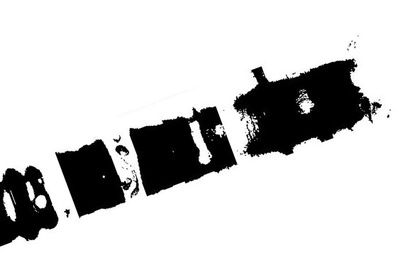
%> input picture correlation/image.jpg, 420 x 280 px, shrunk from 592 x 394 before the run
$ octave least_squares.m   (GNU Octave 9; MATLAB toolbox functions it lacks are replaced by stand-ins)
%> lines starting %> are read from the running program, lines starting %| are printed output that depends on the picture; in (x1, y1, x2, y2) boxes, pixels count from 0 and x2, y2 are one past the last pixel; in counts of white or black regions, pixels touching at a corner belong together; the program's own positions count from 1
% correlation par min moindres carres

clear all;
clc;

I=imread('image.jpg');
%> I is the input picture: size 280x420x3 uint8; min 0, max 255, mean 211.3

if (ndims(I)==3)
    I_gray=rgb2gray(I);
else
    I_gray=I;
end
I=I_gray;
figure;
imshow(I);

I=im2bw(I,0.3);   % Binarisation
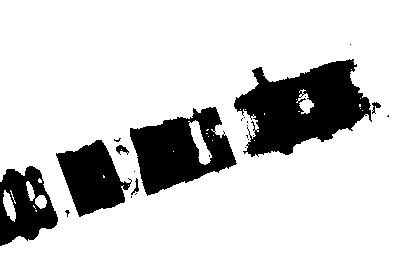
%> I: size 280x420 logical; 83.4% white; 24 black regions (17 under 20 px), largest, box (x1, y1, x2, y2) and area: (234, 59, 372, 157) 7856, (130, 107, 237, 196) 5316, (56, 140, 132, 217) 3350
[m,n]=size(I);
%> m = 280; n = 420
I=ones(m,n)-1*I;
I=double(I);

figure;
subplot(2,1,1);
imshow(I_gray);
subplot(2,1,2);
imshow(I);

[m,n]=find(I);    % Find indices of nonzero elements.
%> m = 19555 values from 45 to 246; n = 19555 values from 1 to 389
min_l=min(m);
%> min_l = 45
max_l=max(m);
%> max_l = 246
min_col=min(n);
%> min_col = 1
max_col=max(n);
%> max_col = 389

% Construction of a new target image
Inew=I(min_l:max_l,min_col:max_col);
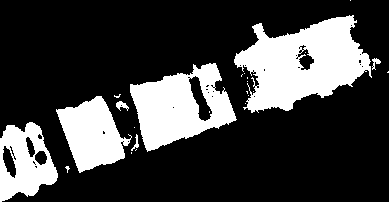
%> Inew: size 202x389 double; values 0 (black) and 1 (white), 24.9% white; 24 white regions (17 under 20 px), largest, box (x1, y1, x2, y2) and area: (234, 15, 372, 113) 7856, (130, 63, 237, 152) 5316, (56, 96, 132, 173) 3350
% open operation for remove the small salient points
Inew=imopen(Inew,strel('disk',1));
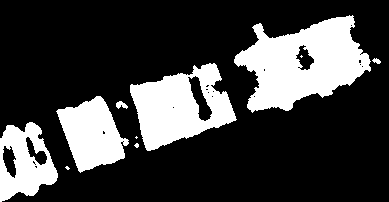
%> Inew: size 202x389 double; values 0 (black) and 1 (white), 24.5% white; 10 white regions (4 under 20 px), largest, box (x1, y1, x2, y2) and area: (234, 15, 371, 113) 7700, (130, 63, 237, 151) 5291, (56, 96, 129, 173) 3332, (0, 122, 58, 202) 2777, (116, 101, 128, 109) 59, (372, 58, 381, 64) 33

figure;
subplot(2,1,1);
imshow(I);
subplot(2,1,2);
imshow(Inew);

[m,n]=size(Inew);
%> m = 202; n = 389
A=0; B=0;C=0;D=0;
N=0;

for i=1:m
    for j=1:n
        A=A+Inew(i,j)*i*j;
        B=B+Inew(i,j)*i;
        C=C+Inew(i,j)*j;
        D=D+Inew(i,j)*j*j;
        N=Inew(i,j)+N;
    end
end
%> after the loop, A = 305551761; B = 1980518; C = 3692534; D = 930950252; N = 19231

U=N*A-C*B;
%> U = -1.44e+12
V=N*D-C*C;
%> V = 4.27e+12
a=U/V;                   % pente
%> a = -0.337
rotate=atan(a);
%> rotate = -0.325

rotate=rotate*180/pi;
%> rotate = -18.61

G=imrotate(Inew,rotate);
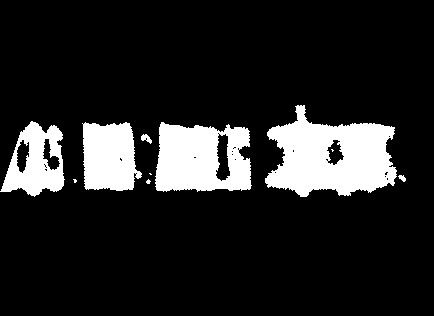
%> G: size 316x434 double; values 0 (black) and 1 (white), 14% white; 10 white regions (4 under 20 px), largest, box (x1, y1, x2, y2) and area: (265, 105, 397, 197) 7691, (155, 122, 252, 192) 5292, (82, 122, 142, 191) 3334, (0, 121, 65, 197) 2770, (141, 134, 152, 144) 60, (398, 175, 406, 182) 34
G=ones(size(G,1),size(G,2))-G;
figure;
imshow(G);
title('image after least_squares');

$ run again, with correlation/hough.jpg copied over correlation/image.jpg
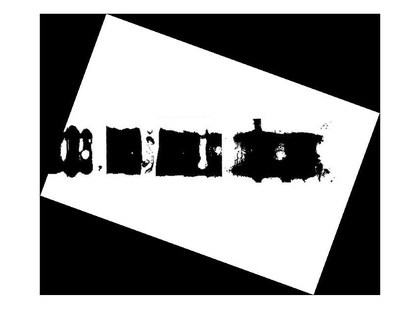
%> input picture correlation/hough.jpg, 420 x 324 px, shrunk from 855 x 660 before the run
%> I is the input picture: size 324x420x3 uint8; min 0, max 255, mean 162.8
%> `I=im2bw(I,0.3);`:
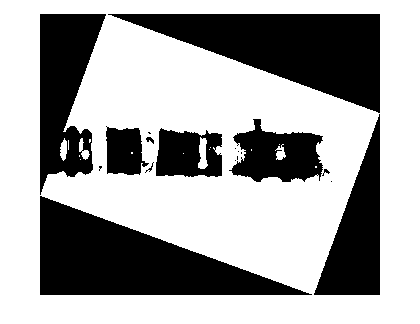
%> I: size 324x420 logical; 64.4% white; 18 black regions (8 under 20 px), largest, box (x1, y1, x2, y2) and area: (40, 196, 312, 295) 13561, (108, 14, 380, 113) 13505, (40, 14, 106, 195) 7363
%> `[m,n]=find(I);`: m = 48394 values from 15 to 295; n = 48394 values from 41 to 380
%> min_l = 15
%> max_l = 295
%> min_col = 41
%> max_col = 380
%> after the loop `for i=1:m`: A = 1072395644; B = 6803975; C = 8101288; D = 1965770646; N = 48232
%> U = -3.4e+12
%> V = 2.92e+13
%> a = -0.116
%> `rotate=rotate*180/pi;`: rotate = -6.64
%> `G=imrotate(Inew,rotate);`:
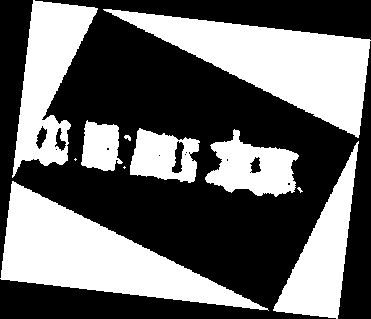
%> G: size 319x371 double; values 0 (black) and 1 (white), 40.8% white; 11 white regions (3 under 20 px), largest, box (x1, y1, x2, y2) and area: (0, 181, 269, 311) 13559, (103, 9, 371, 138) 13503, (12, 0, 98, 178) 7327

$ run again, with correlation/hough_line.jpg copied over correlation/image.jpg
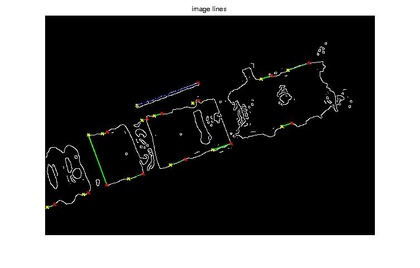
%> input picture correlation/hough_line.jpg, 420 x 268 px, shrunk from 754 x 481 before the run
%> I is the input picture: size 268x420x3 uint8; mean R, G, B 94.6, 94.6, 94.4
%> `I=im2bw(I,0.3);`:
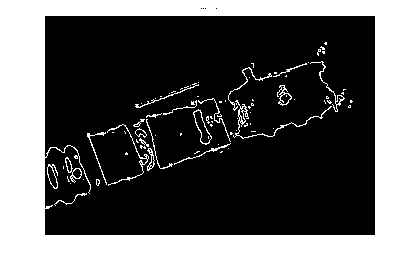
%> I: size 268x420 logical; 37.9% white; 85 white regions (63 under 20 px), largest, box (x1, y1, x2, y2) and area: (0, 0, 420, 268) 40420, (233, 100, 332, 139) 275, (107, 124, 149, 186) 169
%> `[m,n]=find(I);`: m = 69926 values from 9 to 235; n = 69926 values from 46 to 375
%> min_l = 9
%> max_l = 235
%> min_col = 46
%> max_col = 375
%> after the loop `for i=1:m`: A = 1366287565; B = 8180765; C = 11530570; D = 2551408552; N = 69373
%> U = 454583760695
%> V = 4.4e+13
%> a = 0.0103
%> `rotate=rotate*180/pi;`: rotate = 0.591
%> `G=imrotate(Inew,rotate);`:
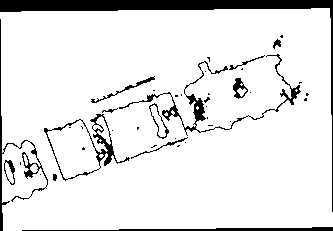
%> G: size 231x333 double; values 0 (black) and 1 (white), 90.2% white; 42 black regions (28 under 20 px), largest, box (x1, y1, x2, y2) and area: (0, 0, 333, 212) 3649, (119, 54, 301, 136) 1012, (0, 19, 48, 231) 681
